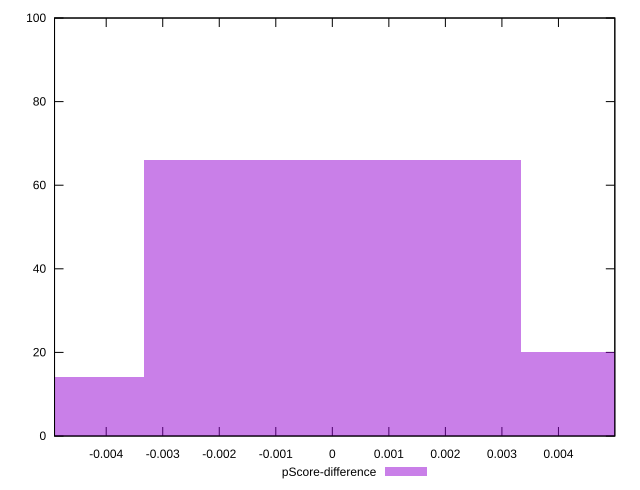

The script that saved this image:
reset

$pScoreDifference <<EOF
-0.0066730838770364615 14
0 66
0.0066730838770364615 20
EOF

set key outside below
set boxwidth 0.0066730838770364615
set xrange [-0.004913980006980956:0.004997379133313329]
set yrange [0:100]
set trange [0:100]
set style fill transparent solid 0.5 noborder
set terminal svg size 640, 490 enhanced background rgb 'white'
set output "report_00015_2021-02-09T16-11-33.973Z/interactive/samples/pages+cached+noadtech+nomedia/pScore-difference/histogram.svg"

plot $pScoreDifference title "pScore-difference" with boxes

reset
